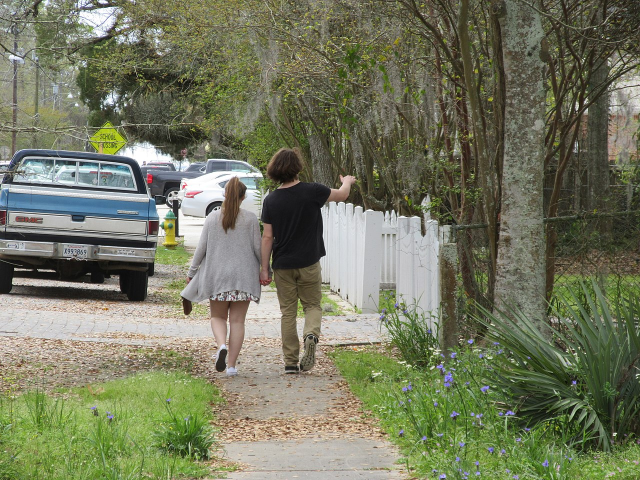
#> input picture program7/pedestrians.jpg, 1280 x 960 px (shown at 1/2 size)
$ jupyter execute program7.ipynb
#> lines starting #> are read from the running program, lines starting #| are printed output that depends on the picture; after the words box and inside, x2 and y2 are one past the last pixel; in counts of white or black regions, pixels touching at a corner belong together
# Program 7 — Pedestrian Detection System

**Aim:** Implement and evaluate a Pedestrian Detection System using OpenCV and the
Histogram of Oriented Gradients (HOG) descriptor.

**Method:** OpenCV's `HOGDescriptor` with the built-in linear SVM people detector
is run at multiple scales; detections above a score threshold are drawn.

[cell 1]
import cv2

import matplotlib.pyplot as plt


def show(img, title):
    """Display a BGR or grayscale OpenCV image inside the notebook."""
    plt.figure(figsize=(12, 7))
    if img.ndim == 2:
        plt.imshow(img, cmap="gray")
    else:
        plt.imshow(cv2.cvtColor(img, cv2.COLOR_BGR2RGB))
    plt.title(title)
    plt.axis("off")
    plt.show()

[cell 2]
image = cv2.imread("pedestrians.jpg")
#> image is the input picture: shape (960, 1280, 3); mean B, G, R 95.1, 119.7, 116.1
if image is None:
    raise FileNotFoundError("pedestrians.jpg not found")

# Resize so the detector runs at a sensible scale
image = cv2.resize(image, (640, int(640 * image.shape[0] / image.shape[1])))
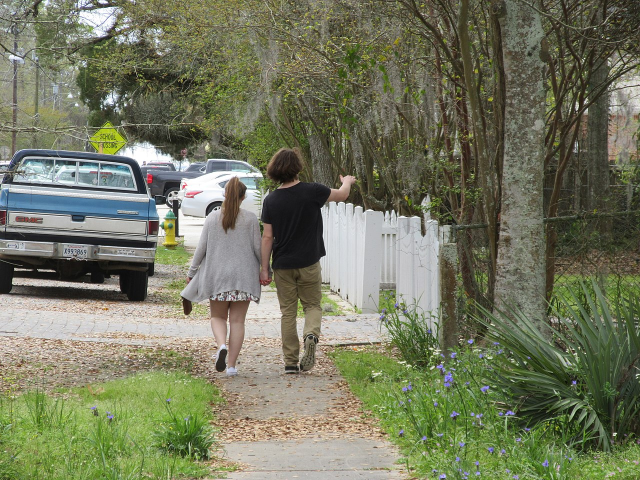
#> image: shape (480, 640, 3); mean B, G, R 95.2, 119.9, 116.2
output = image.copy()

print("Working size:", image.shape)
#| Working size: (480, 640, 3)
show(image, "Input image")

[cell 3]
hog = cv2.HOGDescriptor()
hog.setSVMDetector(cv2.HOGDescriptor_getDefaultPeopleDetector())

boxes, weights = hog.detectMultiScale(image, winStride=(4, 4),
                                      padding=(8, 8), scale=1.03)
#> boxes = [[169, 158, 128, 256], [220, 118, 150, 301]]; weights = [0.292, 2.13]

for box, score in zip(boxes, weights):
    print("box", tuple(int(v) for v in box), " score", round(float(score), 2))
#> this loop made 2 passes
#> (box, score) on passes 1 to 2: ([169, 158, 128, 256], 0.292), ([220, 118, 150, 301], 2.13)
#| box (169, 158, 128, 256)  score 0.29
#| box (220, 118, 150, 301)  score 2.13

[cell 4]
min_score = 0.25
count = 0

for (x, y, w, h), score in zip(boxes, weights):

    if score < min_score:
        continue

    count += 1
    cv2.rectangle(output, (x, y), (x + w, y + h), (0, 255, 0), 2)
    cv2.putText(output, f"Person {float(score):.2f}", (x, max(y - 10, 20)),
                cv2.FONT_HERSHEY_SIMPLEX, 0.5, (255, 255, 0), 2)
#> this loop made 2 passes
#> (x, y, w, h, score, count) on passes 1 to 2: (169, 158, 128, 256, 0.292, 1), (220, 118, 150, 301, 2.13, 2)
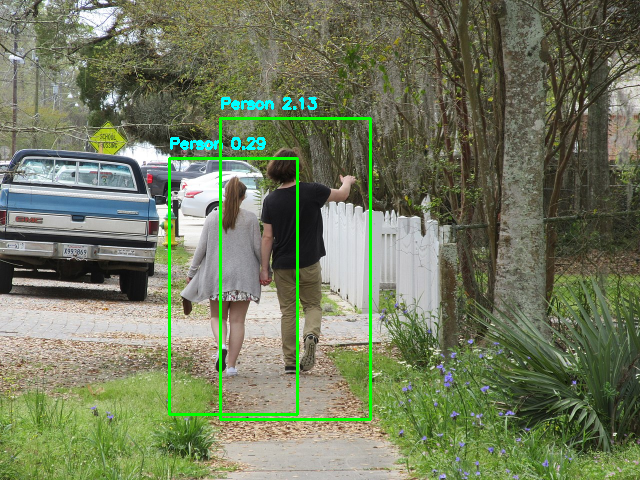
#> output: shape (480, 640, 3); 2.01% of pixels changed, all inside (x1, y1, x2, y2) = (168, 97, 372, 421)
#> after the loop, count = 2

print("Pedestrians detected:", count)
#| Pedestrians detected: 2

[cell 5]
cv2.imwrite("output.jpg", output)
show(output, "Pedestrian Detection Output (HOG)")
